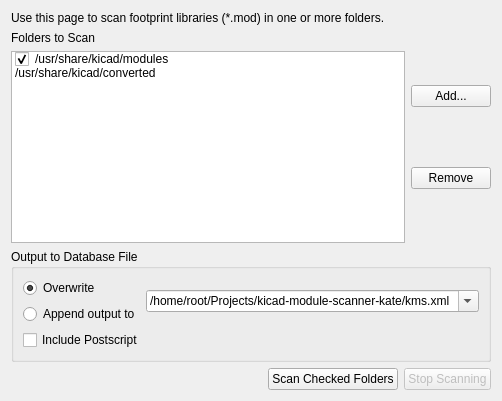
      <widget class="QWidget" name="tabFolderScanning">
       <attribute name="title">
        <string>Folder Scanning</string>
       </attribute>
       <layout class="QGridLayout" name="gridLayout_3">
        <item row="0" column="0">
         <layout class="QVBoxLayout" name="verticalLayout_8">
          <item>
           <widget class="QLabel" name="label_5">
            <property name="text">
             <string>Use this page to scan footprint libraries (*.mod) in one or more folders.</string>
            </property>
           </widget>
          </item>
          <item>
           <layout class="QHBoxLayout" name="horizontalLayout_9">
            <item>
             <layout class="QVBoxLayout" name="verticalLayout_6">
              <item>
               <widget class="QLabel" name="label_2">
                <property name="text">
                 <string>Folders to Scan</string>
                </property>
               </widget>
              </item>
              <item>
               <widget class="QListWidget" name="lstFoldersToScan">
                <item>
                 <property name="text">
                  <string notr="true">/usr/share/kicad/modules</string>
                 </property>
                 <property name="checkState">
                  <enum>Checked</enum>
                 </property>
                 <property name="flags">
                  <set>ItemIsSelectable|ItemIsEditable|ItemIsUserCheckable|ItemIsEnabled</set>
                 </property>
                </item>
                <item>
                 <property name="text">
                  <string notr="true">/usr/share/kicad/converted</string>
                 </property>
                 <property name="checkState">
                  <enum>Unchecked</enum>
                 </property>
                 <property name="flags">
                  <set>ItemIsSelectable|ItemIsEditable|ItemIsUserCheckable|ItemIsEnabled</set>
                 </property>
                </item>
               </widget>
              </item>
             </layout>
            </item>
            <item>
             <layout class="QVBoxLayout" name="verticalLayout_7">
              <item>
               <spacer name="verticalSpacer_3">
                <property name="orientation">
                 <enum>Qt::Vertical</enum>
                </property>
                <property name="sizeHint" stdset="0">
                 <size>
                  <width>20</width>
                  <height>40</height>
                 </size>
                </property>
               </spacer>
              </item>
              <item>
               <widget class="QPushButton" name="btnAddFolderToScan">
                <property name="text">
                 <string>Add...</string>
                </property>
               </widget>
              </item>
              <item>
               <spacer name="verticalSpacer_4">
                <property name="orientation">
                 <enum>Qt::Vertical</enum>
                </property>
                <property name="sizeHint" stdset="0">
                 <size>
                  <width>20</width>
                  <height>40</height>
                 </size>
                </property>
               </spacer>
              </item>
              <item>
               <widget class="QPushButton" name="btnRemoveFolderToScan">
                <property name="text">
                 <string>Remove</string>
                </property>
               </widget>
              </item>
              <item>
               <spacer name="verticalSpacer_5">
                <property name="orientation">
                 <enum>Qt::Vertical</enum>
                </property>
                <property name="sizeHint" stdset="0">
                 <size>
                  <width>20</width>
                  <height>40</height>
                 </size>
                </property>
               </spacer>
              </item>
             </layout>
            </item>
           </layout>
          </item>
          <item>
           <widget class="QGroupBox" name="groupBox">
            <property name="title">
             <string>Output to Database File</string>
            </property>
            <layout class="QGridLayout" name="gridLayout_2">
             <item row="0" column="0">
              <layout class="QVBoxLayout" name="verticalLayout_5">
               <item>
                <layout class="QHBoxLayout" name="horizontalLayout_8">
                 <item>
                  <layout class="QVBoxLayout" name="verticalLayout_4">
                   <item>
                    <widget class="QRadioButton" name="rdoFolderScanOutputOverwrite">
                     <property name="text">
                      <string>Overwrite</string>
                     </property>
                     <property name="checked">
                      <bool>true</bool>
                     </property>
                    </widget>
                   </item>
                   <item>
                    <widget class="QRadioButton" name="rdoFolderScanOutputAppend">
                     <property name="text">
                      <string>Append output to</string>
                     </property>
                    </widget>
                   </item>
                  </layout>
                 </item>
                 <item>
                  <widget class="QComboBox" name="cboOutputFile_FolderScanning">
                   <property name="sizePolicy">
                    <sizepolicy hsizetype="Preferred" vsizetype="Fixed">
                     <horstretch>1</horstretch>
                     <verstretch>0</verstretch>
                    </sizepolicy>
                   </property>
                   <property name="toolTip">
                    <string>When you scan a folder (or several folders), all the footprints found in the .mod files contained in those folders will be written to one xml database file which you can specify here. Obviously, this can potentially produce a large file but it makes it easy to search/view the results on the Viewing page. For finer control use the File Scanning page.</string>
                   </property>
                   <property name="editable">
                    <bool>true</bool>
                   </property>
                   <item>
                    <property name="text">
                     <string>/home/root/Projects/kicad-module-scanner-kate/kms.xml</string>
                    </property>
                   </item>
                  </widget>
                 </item>
                </layout>
               </item>
               <item>
                <widget class="QCheckBox" name="chkFolderIncludePostscript">
                 <property name="toolTip">
                  <string>If checked, the Database file will include Postscript for drawing the footprints. This makes viewing footprints slightly quicker but canproduce huge files if many libraries are scanned which may result in memory problems on smaller computers.</string>
                 </property>
                 <property name="text">
                  <string>Include Postscript</string>
                 </property>
                </widget>
               </item>
              </layout>
             </item>
            </layout>
           </widget>
          </item>
          <item>
           <layout class="QHBoxLayout" name="horizontalLayout_7">
            <item>
             <spacer name="horizontalSpacer">
              <property name="orientation">
               <enum>Qt::Horizontal</enum>
              </property>
              <property name="sizeHint" stdset="0">
               <size>
                <width>40</width>
                <height>20</height>
               </size>
              </property>
             </spacer>
            </item>
            <item>
             <widget class="QPushButton" name="btnScanCheckedFolders">
              <property name="text">
               <string>Scan Checked Folders</string>
              </property>
             </widget>
            </item>
            <item>
             <widget class="QPushButton" name="btnStopScanCheckedFolders">
              <property name="enabled">
               <bool>false</bool>
              </property>
              <property name="text">
               <string>Stop Scanning</string>
              </property>
             </widget>
            </item>
           </layout>
          </item>
         </layout>
        </item>
       </layout>
      </widget>
